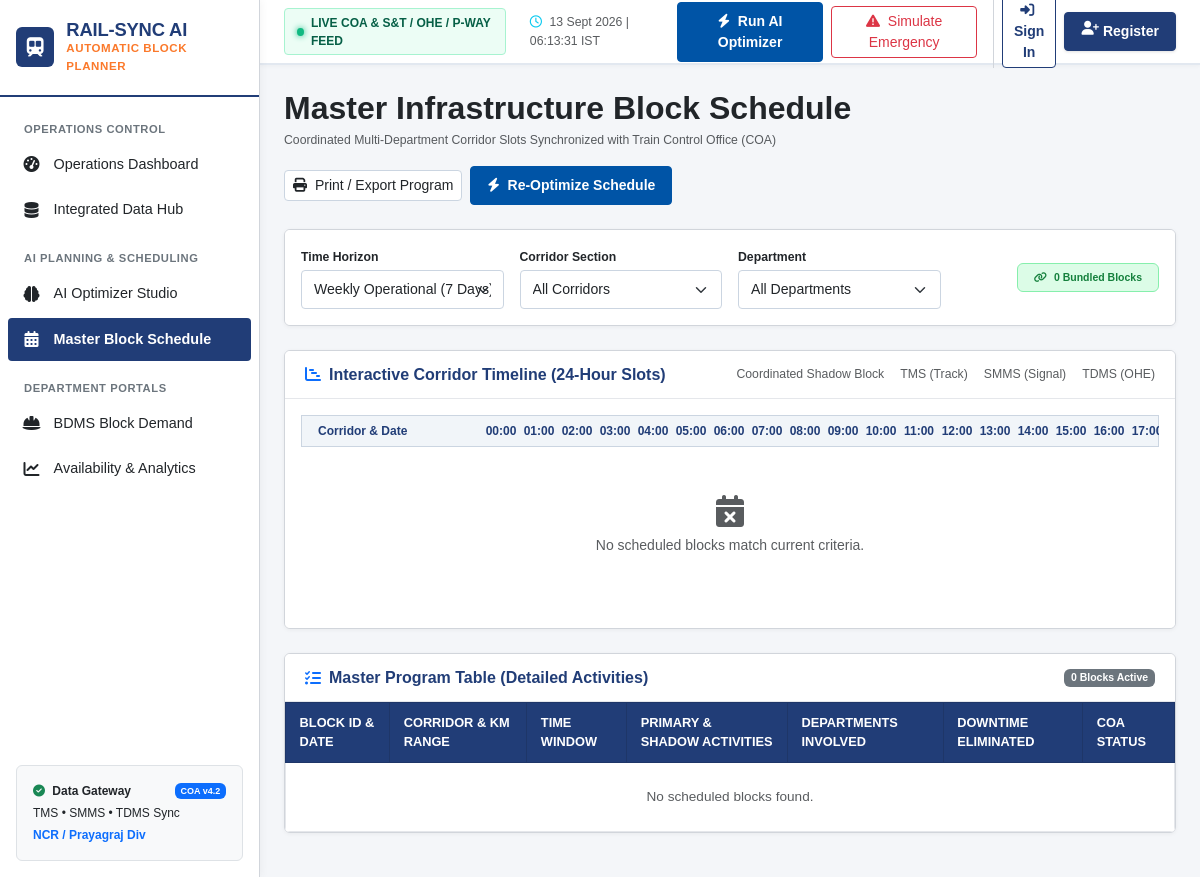
Before: /schedule/ with the older database file.
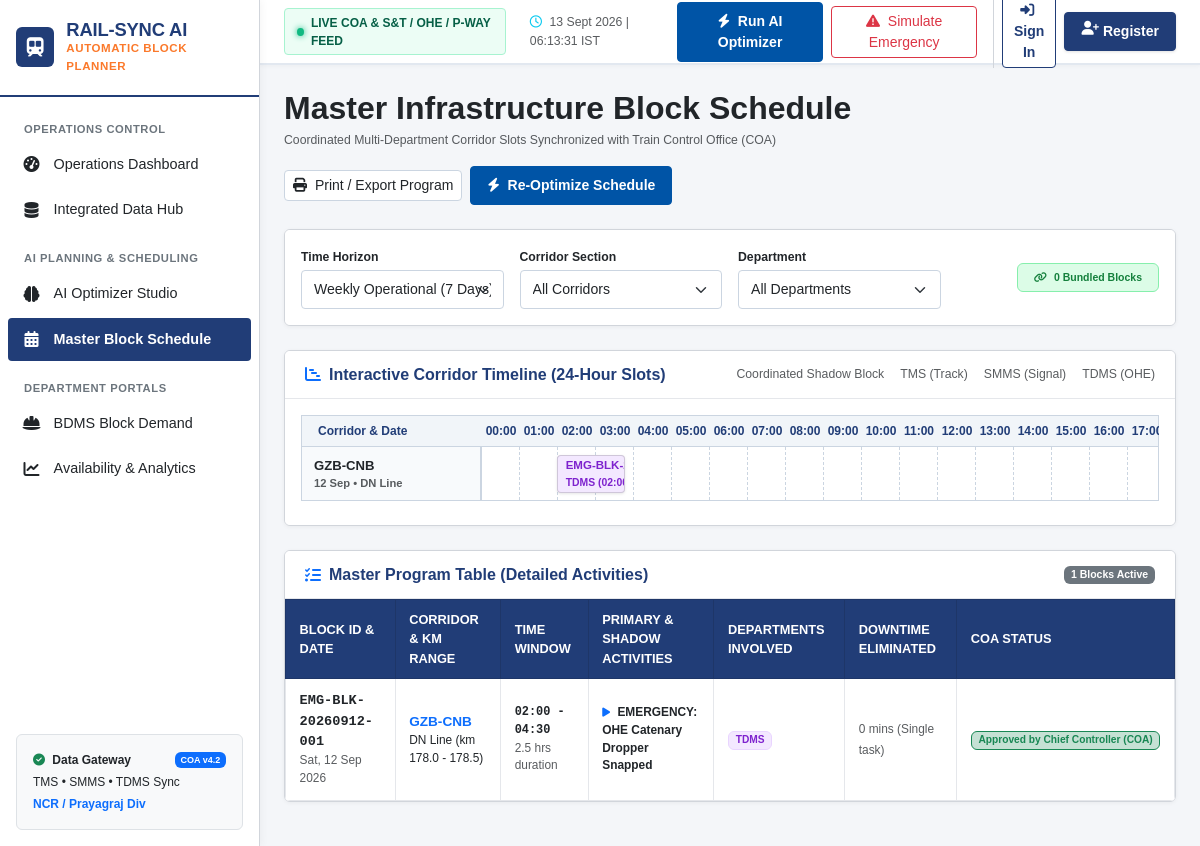
After: the same page with the newer database file.
### scheduler/models.py (models this page shows, shortened)
class BlockSchedule(models.Model):
    HORIZON_CHOICES = [
        ('WEEKLY', 'Weekly Operational Master Schedule'),
        ('MONTHLY', 'Monthly Strategic Maintenance Plan'),
    ]
    STATUS_CHOICES = [
        ('DRAFT', 'Draft Plan'),
        ('AI_OPTIMIZED', 'AI Optimized & Bundled'),
        ('APPROVED_BY_COA', 'Approved by Chief Controller (COA)'),
        ('IN_PROGRESS', 'Currently In Execution'),
        ('COMPLETED', 'Block Completed & Track Cleared'),
        ('CANCELLED', 'Cancelled / Rescheduled'),
    ]
    block_id = models.CharField(max_length=40, unique=True)
    horizon = models.CharField(max_length=15, choices=HORIZON_CHOICES, default='WEEKLY')
    corridor = models.ForeignKey(Corridor, on_delete=models.CASCADE, related_name='scheduled_blocks')
    scheduled_date = models.DateField()
    start_time = models.TimeField()
    end_time = models.TimeField()
    duration_hours = models.FloatField(default=3.0)
    track_line = models.CharField(max_length=10, choices=[('UP', 'UP Line'), ('DN', 'DOWN Line'), ('BOTH', 'Both Lines')], default='UP')
    km_start = models.FloatField()
    km_end = models.FloatField()
    primary_department = models.CharField(max_length=10, choices=[('TMS', 'TMS (Track)'), ('TDMS', 'TDMS (OHE)'), ('SMMS', 'SMMS (S&T)')])
    primary_demand = models.ForeignKey(MaintenanceDemand, on_delete=models.SET_NULL, null=True, blank=True, related_name='as_primary_block')
    bundled_demands = models.ManyToManyField(MaintenanceDemand, blank=True, related_name='in_block_schedules')
    is_coordinated = models.BooleanField(default=False, help_text="Bundles 2+ departments simultaneously")
    participating_departments = models.CharField(max_length=50, default='TMS')
    estimated_downtime_saved_minutes = models.IntegerField(default=0, help_text="Downtime eliminated by bundling co-located works")
    impacted_trains_count = models.IntegerField(default=0, help_text="Number of freight/passenger trains regulated in loops")
    status = models.CharField(max_length=25, choices=STATUS_CHOICES, default='AI_OPTIMIZED')
    ai_optimization_notes = models.TextField(blank=True)
    created_at = models.DateTimeField(auto_now_add=True)
    updated_at = models.DateTimeField(auto_now=True)
    class Meta:
        ordering = ['scheduled_date', 'start_time']

### core_rail/models.py (models this page shows, shortened)
class Corridor(models.Model):
    LINE_CHOICES = [
        ('SINGLE', 'Single Line'),
        ('DOUBLE', 'Double Line (UP/DN)'),
        ('TRIPLE', '3rd Line Added'),
        ('QUAD', 'Quadruple (4 Lines)'),
    ]
    division = models.ForeignKey(Division, on_delete=models.CASCADE, related_name='corridors')
    name = models.CharField(max_length=150)
    code = models.CharField(max_length=20, unique=True)
    start_station = models.CharField(max_length=100)
    end_station = models.CharField(max_length=100)
    start_km = models.FloatField(default=0.0)
    end_km = models.FloatField(default=100.0)
    line_type = models.CharField(max_length=15, choices=LINE_CHOICES, default='DOUBLE')
    is_electrified = models.BooleanField(default=True)
    max_permissible_speed = models.IntegerField(default=130, help_text="km/h")
    gmt = models.FloatField(default=35.0, help_text="Gross Million Tonnes per Annum")
    daily_trains = models.IntegerField(default=120, help_text="Average daily trains (COA)")
    corridor_window_start = models.TimeField(default='01:00:00', help_text="Typical COA low-traffic slot start")
    corridor_window_end = models.TimeField(default='04:30:00', help_text="Typical COA low-traffic slot end")

### maintenance/models.py (models this page shows, shortened)
class MaintenanceDemand(models.Model):
    SYSTEM_CHOICES = [
        ('TMS', 'TMS (Track Management System - Engineering)'),
        ('SMMS', 'SMMS (Signal Maintenance & Management - S&T)'),
        ('TDMS', 'TDMS (Traction Distribution - Electrical/TRD)'),
    ]
    CRITICALITY_LEVELS = [
        ('EMERGENCY', 'Category 1: Emergency Defect / Immediate Risk'),
        ('URGENT_I', 'Category 2: Urgent / Overdue / Safety Impact'),
        ('NORMAL_II', 'Category 3: Cyclic Maintenance Due'),
        ('ROUTINE_III', 'Category 4: Routine Preventive / Inspection'),
    ]
    STATUS_CHOICES = [
        ('PENDING', 'Pending AI Scheduling'),
        ('AI_RECOMMENDED', 'AI Bundling Recommended'),
        ('SCHEDULED', 'Scheduled in Block Plan'),
        ('COMPLETED', 'Executed & Closed'),
        ('DEFERRED', 'Deferred to Next Horizon'),
    ]
    TRACK_LINE_CHOICES = [
        ('UP', 'UP Line'),
        ('DN', 'DOWN Line'),
        ('BOTH', 'Both Lines / Crossover'),
        ('YARD', 'Yard / Loop Lines'),
    ]
    demand_id = models.CharField(max_length=40, unique=True)
    source_system = models.CharField(max_length=10, choices=SYSTEM_CHOICES)
    corridor = models.ForeignKey(Corridor, on_delete=models.CASCADE, related_name='maintenance_demands')
    track_line = models.CharField(max_length=10, choices=TRACK_LINE_CHOICES, default='UP')
    km_start = models.FloatField()
    km_end = models.FloatField()
    activity_name = models.CharField(max_length=150)
    activity_code = models.CharField(max_length=50, blank=True)
    defect_description = models.TextField()
    criticality = models.CharField(max_length=20, choices=CRITICALITY_LEVELS, default='NORMAL_II')
    duration_hours = models.FloatField(default=3.0, help_text="Required block duration in hours")
    requires_power_block = models.BooleanField(default=False, help_text="Needs OHE 25kV traction power shutdown")
    requires_traffic_block = models.BooleanField(default=True, help_text="Needs rail line closure")
    speed_restriction_imposed = models.BooleanField(default=False, help_text="Temporary Speed Restriction (TSR) already active")
    speed_restriction_kmh = models.IntegerField(null=True, blank=True, help_text="Current TSR limit, e.g. 30 km/h")
    due_date = models.DateField()
    overdue_days = models.IntegerField(default=0)
    assigned_machine = models.ForeignKey(MachineAsset, on_delete=models.SET_NULL, null=True, blank=True, related_name='demands')
    manpower_required = models.IntegerField(default=15, help_text="Number of staff / gang strength")
    ai_priority_score = models.FloatField(default=50.0, help_text="Score 0 - 100 calculated by AI")
    ai_urgency_notes = models.TextField(blank=True, help_text="Explanation of AI risk score")
    status = models.CharField(max_length=20, choices=STATUS_CHOICES, default='PENDING')
    created_at = models.DateTimeField(auto_now_add=True)
    updated_at = models.DateTimeField(auto_now=True)
    class Meta:
        ordering = ['-ai_priority_score', '-criticality']

### scheduler/views.py (the view)
# urls.py: path('schedule/', views.master_schedule_view, name='master_schedule'),
def master_schedule_view(request):
    horizon_filter = request.GET.get('horizon', 'WEEKLY')
    corridor_filter = request.GET.get('corridor', 'ALL')
    dept_filter = request.GET.get('dept', 'ALL')
    blocks_qs = BlockSchedule.objects.all().select_related('corridor', 'primary_demand').prefetch_related('bundled_demands')
    if horizon_filter != 'ALL':
        blocks_qs = blocks_qs.filter(horizon=horizon_filter)
    if corridor_filter != 'ALL':
        blocks_qs = blocks_qs.filter(corridor__code=corridor_filter)
    if dept_filter != 'ALL':
        blocks_qs = blocks_qs.filter(
            Q(primary_department=dept_filter) |
            Q(participating_departments__icontains=dept_filter)
        )
    corridors = Corridor.objects.all()
    dates_grouped = {}
    for block in blocks_qs:
        d_str = block.scheduled_date.strftime('%Y-%m-%d')
        if d_str not in dates_grouped:
            dates_grouped[d_str] = []
        dates_grouped[d_str].append(block)
    context = {
        'blocks': blocks_qs,
        'dates_grouped': dates_grouped,
        'corridors': corridors,
        'horizon_filter': horizon_filter,
        'corridor_filter': corridor_filter,
        'dept_filter': dept_filter,
        'total_scheduled': blocks_qs.count(),
        'coordinated_count': blocks_qs.filter(is_coordinated=True).count(),
    }
    return render(request, 'master_schedule.html', context)

### templates/master_schedule.html (shortened to what the changed rows need)
{% extends 'base.html' %}
{% block content %}
<div class="container-fluid p-0">
    <div class="d-flex flex-wrap align-items-center justify-content-between gap-3 mb-4">
        <div>
            <h2 class="fw-bold mb-1 text-dark">Master Infrastructure Block Schedule</h2>
        </div>
    </div>
    <div class="card-rail mb-4">
        <div class="card-rail-body p-3">
            <div class="gantt-container">
                <div class="gantt-header">
                    <div class="fw-bold text-start ps-3">Corridor & Date</div>
                    {% for h in "012345678901234567890123"|make_list %}
                    <div>{{ forloop.counter0|stringformat:"02d" }}:00</div>
                    {% endfor %}
                </div>
                {% for d_str, day_blocks in dates_grouped.items %}
                    {% for block in day_blocks %}
                    <div class="gantt-row">
                        <div class="gantt-corridor-label">
                            <div class="text-dark fw-bold">{{ block.corridor.code }}</div>
                            <div class="text-muted" style="font-size: 0.7rem;">{{ block.scheduled_date|date:"d M" }} • {{ block.track_line }} Line</div>
                        </div>
                        {% for h in "012345678901234567890123"|make_list %}
                        <div style="border-right: 1px dashed #cbd5e1; height: 100%;"></div>
                        {% endfor %}
                        <div class="gantt-block-pill {% if block.is_coordinated %}badge-synergy{% elif block.primary_department == 'TMS' %}badge-tms{% elif block.primary_department == 'SMMS' %}badge-smms{% else %}badge-tdms{% endif %}"
                             style="left: calc(200px + ({{ block.start_time.hour }} + {{ block.start_time.minute }}/60) * ((100% - 200px) / 24));
                                    width: calc({{ block.duration_hours }} * ((100% - 200px) / 24));"
                             title="{{ block.block_id }} ({{ block.start_time|time:'H:i' }}-{{ block.end_time|time:'H:i' }}) {{ block.participating_departments }}"
                             onclick="showBlockModal('{{ block.block_id }}', '{{ block.corridor.code }}', '{{ block.scheduled_date|date:'d M Y' }}', '{{ block.start_time|time:'H:i' }} - {{ block.end_time|time:'H:i' }}', '{{ block.duration_hours }} hrs', '{{ block.track_line }} Line (km {{ block.km_start|floatformat:1 }} to {{ block.km_end|floatformat:1 }})', '{{ block.participating_departments }}', '{{ block.estimated_downtime_saved_minutes }} mins', '{{ block.primary_demand.activity_name|escapejs }}', '{{ block.ai_optimization_notes|escapejs }}')">
                            <div class="fw-bold" style="font-size: 0.72rem;">{{ block.block_id }}</div>
                            <div style="font-size: 0.65rem;" class="opacity-90">
                                {{ block.participating_departments }} ({{ block.start_time|time:"H:i" }}-{{ block.end_time|time:"H:i" }})
                            </div>
                        </div>
                    </div>
                    {% endfor %}
                {% empty %}
                <div class="text-center py-5 text-muted">
                    <i class="fa-solid fa-calendar-xmark fs-2 mb-2"></i>
                    <div>No scheduled blocks match current criteria.</div>
                </div>
                {% endfor %}
            </div>
        </div>
    </div>
    <div class="card-rail">
        <div class="card-rail-header">
            <h5 class="card-rail-title">
                <i class="fa-solid fa-list-check text-primary"></i> Master Program Table (Detailed Activities)
            </h5>
            <span class="badge bg-secondary">{{ total_scheduled }} Blocks Active</span>
        </div>
        <div class="card-rail-body p-0">
            <div class="table-responsive">
                <table class="table-rail mb-0">
                    <thead>
                        <tr>
                            <th>Block ID & Date</th>
                            <th>Corridor & KM Range</th>
                            <th>Time Window</th>
                            <th>Primary & Shadow Activities</th>
                            <th>Departments Involved</th>
                            <th>Downtime Eliminated</th>
                            <th>COA Status</th>
                        </tr>
                    </thead>
                    <tbody>
                        {% for b in blocks %}
                        <tr>
                            <td>
                                <div class="fw-bold font-monospace text-dark">{{ b.block_id }}</div>
                                <div class="text-muted small">{{ b.scheduled_date|date:"D, d M Y" }}</div>
                            </td>
                            <td>
                                <span class="text-primary fw-bold">{{ b.corridor.code }}</span>
                                <div class="text-dark small">{{ b.track_line }} Line (km {{ b.km_start|floatformat:1 }} - {{ b.km_end|floatformat:1 }})</div>
                            </td>
                            <td>
                                <div class="font-monospace text-dark small fw-bold">
                                    {{ b.start_time|time:"H:i" }} - {{ b.end_time|time:"H:i" }}
                                </div>
                                <div class="text-muted small">{{ b.duration_hours }} hrs duration</div>
                            </td>
                            <td style="max-width: 320px;">
                                <div class="small fw-bold text-dark">
                                    <i class="fa-solid fa-play text-primary me-1" style="font-size: 0.65rem;"></i> {{ b.primary_demand.activity_name }}
                                </div>
                            </td>
                            <td>
                                {% if b.is_coordinated %}
                                    <span class="badge badge-synergy py-1 px-2">
                                        <i class="fa-solid fa-bolt me-1"></i> {{ b.participating_departments }}
                                    </span>
                                {% else %}
                                    <span class="badge {% if b.primary_department == 'TMS' %}badge-tms{% elif b.primary_department == 'SMMS' %}badge-smms{% else %}badge-tdms{% endif %}">
                                        {{ b.primary_department }}
                                    </span>
                                {% endif %}
                            </td>
                            <td>
                                {% if b.estimated_downtime_saved_minutes > 0 %}
                                    <span class="text-success fw-bold font-monospace">+{{ b.estimated_downtime_saved_minutes }} mins</span>
                                    <div class="small text-muted">Saved by shadow bundling</div>
                                {% else %}
                                    <span class="text-muted small">0 mins (Single task)</span>
                                {% endif %}
                            </td>
                            <td>
                                <span class="badge bg-success bg-opacity-25 text-success border border-success">
                                    {{ b.get_status_display }}
                                </span>
                            </td>
                        </tr>
                        {% empty %}
                        <tr>
                            <td colspan="7" class="text-center py-4 text-muted">No scheduled blocks found.</td>
                        </tr>
                        {% endfor %}
                    </tbody>
                </table>
            </div>
        </div>
    </div>
</div>
{% endblock %}

Changed rows visible on the page:
added BlockSchedule: corridor.code "GZB-CNB", scheduled_date "12 Sep", track_line "DN", block_id "EMG-B…", participating_departments "TDMS", block_id "EMG-BLK-20260912-001", scheduled_date "Sat, 12 Sep 2026", km_start "178.0", km_end "178.5", start_time "02:00", end_time "04:30", duration_hours "2.5", primary_demand.activity_name "EMERGENCY: OHE Catenary Dropper Snapped", primary_department "TDMS", estimated_downtime_saved_minutes "0 mins (Single task)", status "Approved by Chief Controller (COA)"
Other visible differences:
{{ total_scheduled }}: "0" → "1"
text no longer shown: "No scheduled blocks match current criteria. No scheduled blocks found."
